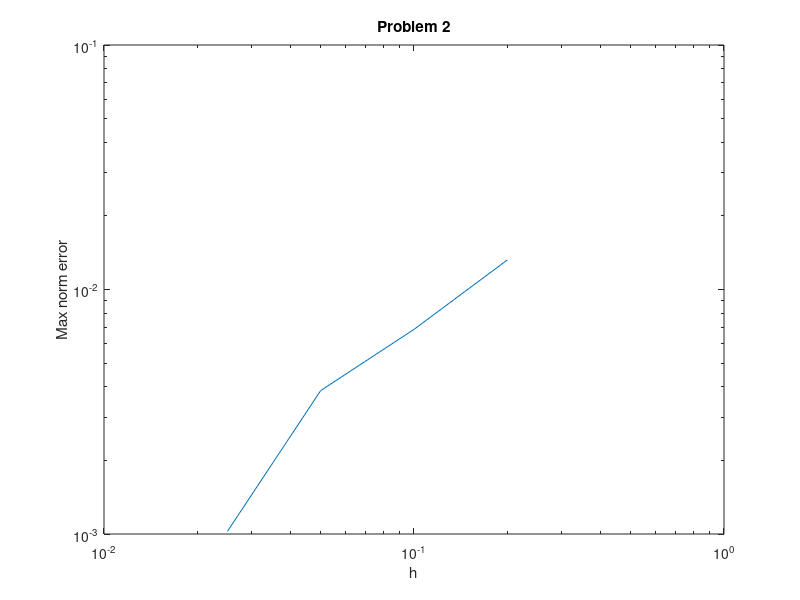

MATLAB code for this plot:
%------------------------------%
%          Constants           %
%------------------------------%

n1 = 5;
n2 = 10;
n3 = 20;
n4 = 40;
n5 = 80;
max_iter = 1000;
z = @(x,y) 3.*y.*(1-y);
sol_n1 = zeros(n1+1,n1+1);
sol_n2 = zeros(n2+1,n2+1);
sol_n3 = zeros(n3+1,n3+1);
sol_n4 = zeros(n4+1,n4+1);
sol_n5 = zeros(n5+1,n5+1);

%------------------------------%
%         First Grid           %
%------------------------------%

h = 1/n1;
k = 1;
[x,y] = ndgrid(0:h:1, 0:h:1);
flag = 0;
A = speye((n1+1)^2, (n1+1)^2);

fprintf('\n\n\n n = %d\n\n\n', n1)
fprintf('k         norm(z_k - z_k-1)_inf\n')
fprintf('-------------------------------\n')

while k <= max_iter
    n = n1;
    b = z(x(:), y(:));
    for i = 2:n
        for j = 2:n
            
            z_x = (sol_n1(i+1,j) - sol_n1(i-1,j))/(2*h);
            z_y = (sol_n1(i,j+1) - sol_n1(i,j-1))/(2*h);
            c1 = 1+z_x^2;
            c2 = 2*z_x*z_y;
            c3 = 1+z_y^2;
            
            t = i + (j-1)*(n+1);
            A(t,t) = -2*c1/h^2 + -2*c3/h^2; %#ok<*SPRIX>
            A(t,t+1) = c3/h^2;
            A(t,t-1) = c3/h^2;
            A(t,t + (n+1)) = c1/h^2;
            A(t,t - (n+1)) = c1/h^2;
            A(t,(t+1) + (n+1)) = -c2/(4*h^2);
            A(t,(t+1) - (n+1)) = c2/(4*h^2);
            A(t,(t-1) + (n+1)) = c2/(4*h^2);
            A(t,(t-1) - (n+1)) = -c2/(4*h^2);
            
            b(t) = 0;
        end
    end
    new_sol_n1 = reshape(A\b,size(x));
    new_sol_vec_n1 = A\b;
    old_sol_vec_n1 = reshape(sol_n1,[(n+1)^2,1]);
    
    fprintf('%d         %12.8f\n',k+1,norm(new_sol_vec_n1 - old_sol_vec_n1,inf))
    if(norm(new_sol_vec_n1 - old_sol_vec_n1,inf) < 1e-8)
        sol_n1 = new_sol_n1;
        flag = 1;
        break;
    end
    sol_n1 = new_sol_n1;
    k = k + 1;
end

if(flag == 0)
    fprintf('\n\n\n No Convergence')
end


%------------------------------%
%        Second Grid           %
%------------------------------%

h = 1/n2;
k = 1;
[x,y] = ndgrid(0:h:1, 0:h:1);
flag = 0;
A = speye((n2+1)^2, (n2+1)^2);

fprintf('\n\n\n n = %d\n\n\n', n2)
fprintf('k         norm(z_k - z_k-1)_inf\n')
fprintf('-------------------------------\n')

while k <= max_iter
    n = n2;
    b = z(x(:), y(:));
    for i = 2:n
        for j = 2:n
            
            z_x = (sol_n2(i+1,j) - sol_n2(i-1,j))/(2*h);
            z_y = (sol_n2(i,j+1) - sol_n2(i,j-1))/(2*h);
            c1 = 1+z_x^2;
            c2 = 2*z_x*z_y;
            c3 = 1+z_y^2;
            
            t = i + (j-1)*(n+1);
            A(t,t) = -2*c1/h^2 + -2*c3/h^2; %#ok<*SPRIX>
            A(t,t+1) = c3/h^2;
            A(t,t-1) = c3/h^2;
            A(t,t + (n+1)) = c1/h^2;
            A(t,t - (n+1)) = c1/h^2;
            A(t,(t+1) + (n+1)) = -c2/(4*h^2);
            A(t,(t+1) - (n+1)) = c2/(4*h^2);
            A(t,(t-1) + (n+1)) = c2/(4*h^2);
            A(t,(t-1) - (n+1)) = -c2/(4*h^2);
            
            b(t) = 0;
        end
    end
    new_sol_n2 = reshape(A\b,size(x));
    new_sol_vec_n2 = A\b;
    old_sol_vec_n2 = reshape(sol_n2,[(n+1)^2,1]);
    
    fprintf('%d         %12.8f\n',k+1,norm(new_sol_vec_n2 - old_sol_vec_n2,inf))
    if(norm(new_sol_vec_n2 - old_sol_vec_n2,inf) < 1e-8)
        sol_n2 = new_sol_n2;
        flag = 1;
        break;
    end
    sol_n2 = new_sol_n2;
    k = k + 1;
end

if(flag == 0)
    fprintf('\n\n\n No Convergence')
end

%------------------------------%
%         Third Grid           %
%------------------------------%

h = 1/n3;
k = 1;
[x,y] = ndgrid(0:h:1, 0:h:1);
flag = 0;
A = speye((n3+1)^2, (n3+1)^2);

fprintf('\n\n\n n = %d\n\n\n', n3)
fprintf('k         norm(z_k - z_k-1)_inf\n')
fprintf('-------------------------------\n')

while k <= max_iter
    n = n3;
    b = z(x(:), y(:));
    for i = 2:n
        for j = 2:n
            
            z_x = (sol_n3(i+1,j) - sol_n3(i-1,j))/(2*h);
            z_y = (sol_n3(i,j+1) - sol_n3(i,j-1))/(2*h);
            c1 = 1+z_x^2;
            c2 = 2*z_x*z_y;
            c3 = 1+z_y^2;
            
            t = i + (j-1)*(n+1);
            A(t,t) = -2*c1/h^2 + -2*c3/h^2; %#ok<*SPRIX>
            A(t,t+1) = c3/h^2;
            A(t,t-1) = c3/h^2;
            A(t,t + (n+1)) = c1/h^2;
            A(t,t - (n+1)) = c1/h^2;
            A(t,(t+1) + (n+1)) = -c2/(4*h^2);
            A(t,(t+1) - (n+1)) = c2/(4*h^2);
            A(t,(t-1) + (n+1)) = c2/(4*h^2);
            A(t,(t-1) - (n+1)) = -c2/(4*h^2);
            
            b(t) = 0;
        end
    end
    new_sol_n3 = reshape(A\b,size(x));
    new_sol_vec_n3 = A\b;
    old_sol_vec_n3 = reshape(sol_n3,[(n+1)^2,1]);
    
    fprintf('%d         %12.8f\n',k+1,norm(new_sol_vec_n3 - old_sol_vec_n3,inf))
    if(norm(new_sol_vec_n3 - old_sol_vec_n3,inf) < 1e-8)
        sol_n3 = new_sol_n3;
        flag = 1;
        break;
    end
    sol_n3 = new_sol_n3;
    k = k + 1;
end

if(flag == 0)
    fprintf('\n\n\n No Convergence')
end

%------------------------------%
%        Fourth Grid           %
%------------------------------%

h = 1/n4;
k = 1;
[x,y] = ndgrid(0:h:1, 0:h:1);
flag = 0;
A = speye((n4+1)^2, (n4+1)^2);

fprintf('\n\n\n n = %d\n\n\n', n4)
fprintf('k         norm(z_k - z_k-1)_inf\n')
fprintf('-------------------------------\n')

while k <= max_iter
    n = n4;
    b = z(x(:), y(:));
    for i = 2:n
        for j = 2:n
            
            z_x = (sol_n4(i+1,j) - sol_n4(i-1,j))/(2*h);
            z_y = (sol_n4(i,j+1) - sol_n4(i,j-1))/(2*h);
            c1 = 1+z_x^2;
            c2 = 2*z_x*z_y;
            c3 = 1+z_y^2;
            
            t = i + (j-1)*(n+1);
            A(t,t) = -2*c1/h^2 + -2*c3/h^2; %#ok<*SPRIX>
            A(t,t+1) = c3/h^2;
            A(t,t-1) = c3/h^2;
            A(t,t + (n+1)) = c1/h^2;
            A(t,t - (n+1)) = c1/h^2;
            A(t,(t+1) + (n+1)) = -c2/(4*h^2);
            A(t,(t+1) - (n+1)) = c2/(4*h^2);
            A(t,(t-1) + (n+1)) = c2/(4*h^2);
            A(t,(t-1) - (n+1)) = -c2/(4*h^2);
            
            b(t) = 0;
        end
    end
    new_sol_n4 = reshape(A\b,size(x));
    new_sol_vec_n4 = A\b;
    old_sol_vec_n4 = reshape(sol_n4,[(n+1)^2,1]);
    
    fprintf('%d         %12.8f\n',k+1,norm(new_sol_vec_n4 - old_sol_vec_n4,inf))
    if(norm(new_sol_vec_n4 - old_sol_vec_n4,inf) < 1e-8)
        sol_n4 = new_sol_n4;
        flag = 1;
        break;
    end
    sol_n4 = new_sol_n4;
    k = k + 1;
end

if(flag == 0)
    fprintf('\n\n\n No Convergence')
end

%------------------------------%
%         Fifth Grid           %
%------------------------------%

h = 1/n5;
k = 1;
[x,y] = ndgrid(0:h:1, 0:h:1);
flag = 0;
A = speye((n5+1)^2, (n5+1)^2);

fprintf('\n\n\n n = %d\n\n\n', n5)
fprintf('k         norm(z_k - z_k-1)_inf\n')
fprintf('-------------------------------\n')

while k <= max_iter
    n = n5;
    b = z(x(:), y(:));
    for i = 2:n
        for j = 2:n
            
            z_x = (sol_n5(i+1,j) - sol_n5(i-1,j))/(2*h);
            z_y = (sol_n5(i,j+1) - sol_n5(i,j-1))/(2*h);
            c1 = 1+z_x^2;
            c2 = 2*z_x*z_y;
            c3 = 1+z_y^2;
            
            t = i + (j-1)*(n+1);
            A(t,t) = -2*c1/h^2 + -2*c3/h^2; %#ok<*SPRIX>
            A(t,t+1) = c3/h^2;
            A(t,t-1) = c3/h^2;
            A(t,t + (n+1)) = c1/h^2;
            A(t,t - (n+1)) = c1/h^2;
            A(t,(t+1) + (n+1)) = -c2/(4*h^2);
            A(t,(t+1) - (n+1)) = c2/(4*h^2);
            A(t,(t-1) + (n+1)) = c2/(4*h^2);
            A(t,(t-1) - (n+1)) = -c2/(4*h^2);
            
            b(t) = 0;
        end
    end
    new_sol_n5 = reshape(A\b,size(x));
    new_sol_vec_n5 = A\b;
    old_sol_vec_n5 = reshape(sol_n5,[(n+1)^2,1]);
    
    fprintf('%d         %12.8f\n',k+1,norm(new_sol_vec_n5 - old_sol_vec_n5,inf))
    if(norm(new_sol_vec_n5 - old_sol_vec_n5,inf) < 1e-8)
        sol_n5 = new_sol_n5;
        flag = 1;
        break;
    end
    sol_n5 = new_sol_n5;
    k = k + 1;
end

if(flag == 0)
    fprintf('\n\n\n No Convergence')
end

real_sol = sol_n5;

% We create a set of mesh points for each solution we find to compare it 
% to the real solution. We collect the correct mesh points in the following
% lines of code.

%------------------------------%
%      First mesh points       %
%------------------------------%

real_sol_n1_mesh_points = zeros((n1+1)^2,1);
steps_n1 = n5/n1;
u = 1;
col_iter = 1;
k = 1;

while k <= (n1+1)^2
    row_iter = mod((k-1)*steps_n1,n5+steps_n1) + 1;
    if(row_iter == n5 + 1)
        real_sol_n1_mesh_points(k) = real_sol(row_iter,col_iter);
        col_iter = u*steps_n1 + 1;
        u = u + 1;
        k = k + 1;
        continue
    end
    real_sol_n1_mesh_points(k) = real_sol(row_iter,col_iter);
    k = k + 1;
end

%------------------------------%
%      Second mesh points      %
%------------------------------%


real_sol_n2_mesh_points = zeros((n2+1)^2,1);
steps_n2 = n5/n2;
u = 1;
col_iter = 1;
k = 1;

while k <= (n2+1)^2
    row_iter = mod((k-1)*steps_n2,n5+steps_n2) + 1;
    if(row_iter == n5 + 1)
        real_sol_n2_mesh_points(k) = real_sol(row_iter,col_iter);
        col_iter = u*steps_n2 + 1;
        u = u + 1;
        k = k + 1;
        continue
    end
    real_sol_n2_mesh_points(k) = real_sol(row_iter,col_iter);
    k = k + 1;
end

%------------------------------%
%       Third mesh points      %
%------------------------------%

real_sol_n3_mesh_points = zeros((n3+1)^2,1);
steps_n3 = n5/n3;
u = 1;
col_iter = 1;
k = 1;

while k <= (n3+1)^2
    row_iter = mod((k-1)*steps_n3,n5+steps_n3) + 1;
    if(row_iter == n5 + 1)
        real_sol_n3_mesh_points(k) = real_sol(row_iter,col_iter);
        col_iter = u*steps_n3 + 1;
        u = u + 1;
        k = k + 1;
        continue
    end
    real_sol_n3_mesh_points(k) = real_sol(row_iter,col_iter);
    k = k + 1;
end

%------------------------------%
%      Fourth mesh points      %
%------------------------------%

real_sol_n4_mesh_points = zeros((n4+1)^2,1);
steps_n4 = n5/n4;
u = 1;
col_iter = 1;
k = 1;

while k <= (n4+1)^2
    row_iter = mod((k-1)*steps_n4,n5+steps_n4) + 1;
    if(row_iter == n5 + 1)
        real_sol_n4_mesh_points(k) = real_sol(row_iter,col_iter);
        col_iter = u*steps_n4 + 1;
        u = u + 1;
        k = k + 1;
        continue
    end
    real_sol_n4_mesh_points(k) = real_sol(row_iter,col_iter);
    k = k + 1;
end

% Compare real solution mesh points to each corresponding solution.

n1_error = norm(real_sol_n1_mesh_points - new_sol_vec_n1,inf);
n2_error = norm(real_sol_n2_mesh_points - new_sol_vec_n2,inf);
n3_error = norm(real_sol_n3_mesh_points - new_sol_vec_n3,inf);
n4_error = norm(real_sol_n4_mesh_points - new_sol_vec_n4,inf);

% Plot

y = [n1_error;n2_error;n3_error;n4_error];
x = [1/n1;1/n2;1/n3;1/n4];

loglog(x,y)
xlabel('h');
ylabel('Max norm error');
title('Problem 2');

% Convergence Rate

coeff = polyfit(x,y,1);
rate = exp(coeff(1));

fprintf('\n\n\n The convergence rate is%12.8f\n', rate)
